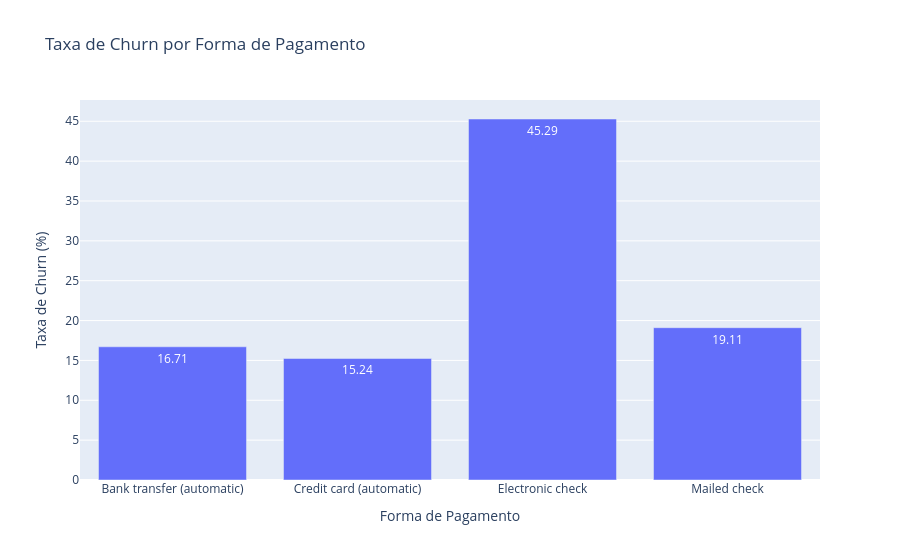

Write notebook code for a chart like this one.
### Code cell
churn_pagamento = (
    tabela.groupby("PaymentMethod")["Churn"]
    .apply(lambda x: (x == "Yes").mean() * 100)
    .reset_index(name="Taxa de Churn")
)

fig = px.bar(
    churn_pagamento,
    x="PaymentMethod",
    y="Taxa de Churn",
    text_auto=".2f",
    title="Taxa de Churn por Forma de Pagamento",
    labels={
        "PaymentMethod": "Forma de Pagamento",
        "Taxa de Churn": "Taxa de Churn (%)"
    }
)

fig.show()

### Figure 1 — Plotly figure (JSON) as saved in the notebook; plotly's stock layout.template omitted (floating-point values rounded to 4 significant figures)
{"data": [{"hovertemplate": "Forma de Pagamento=%{x}<br>Taxa de Churn (%)=%{y}<extra></extra>", "legendgroup": "", "marker": {"color": "#636efa", "pattern": {"shape": ""}}, "name": "", "orientation": "v", "showlegend": false, "textposition": "auto", "texttemplate": "%{y:.2f}", "type": "bar", "x": ["Bank transfer (automatic)", "Credit card (automatic)", "Electronic check", "Mailed check"], "xaxis": "x", "y": [16.71, 15.24, 45.29, 19.11], "yaxis": "y"}], "layout": {"barmode": "relative", "legend": {"tracegroupgap": 0}, "title": {"text": "Taxa de Churn por Forma de Pagamento"}, "xaxis": {"anchor": "y", "domain": [0, 1], "title": {"text": "Forma de Pagamento"}}, "yaxis": {"anchor": "x", "domain": [0, 1], "title": {"text": "Taxa de Churn (%)"}}}}
